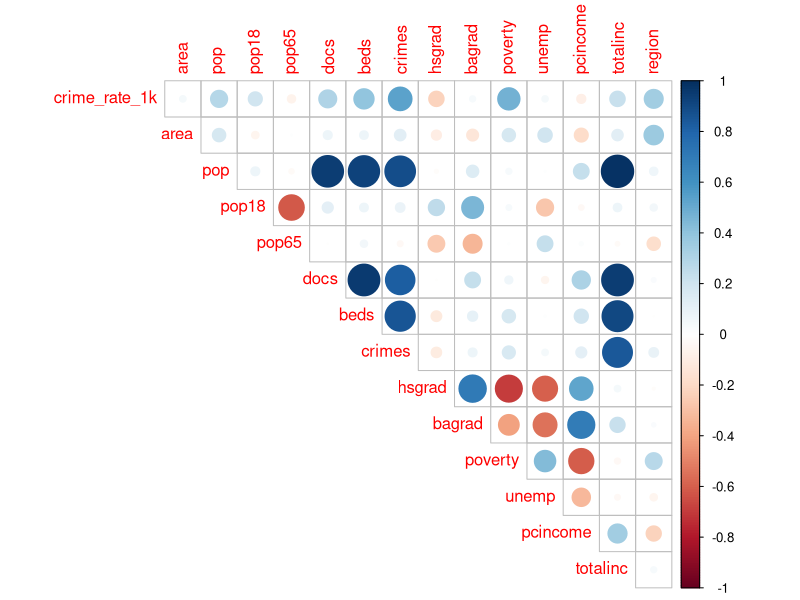
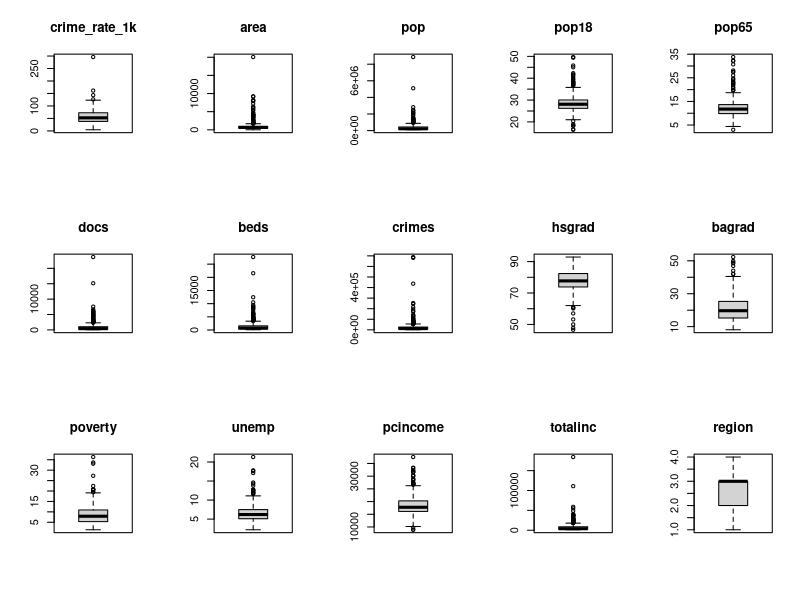
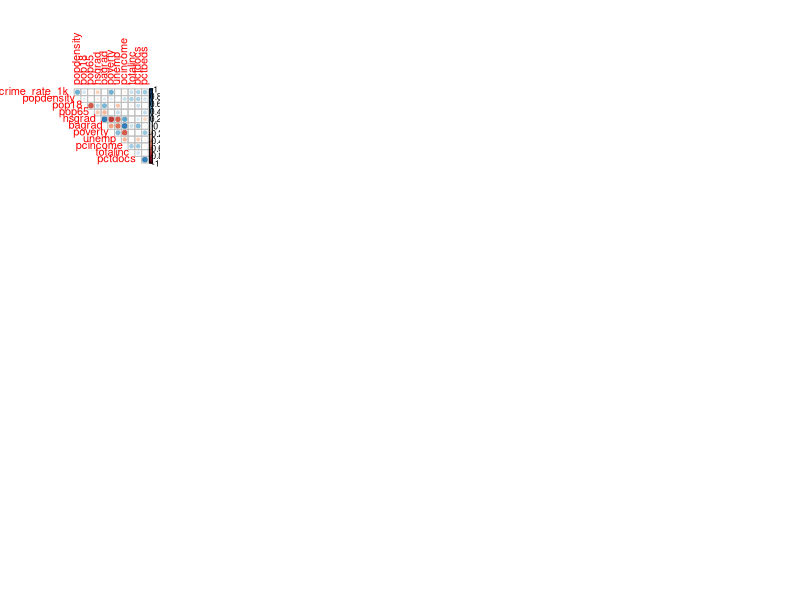
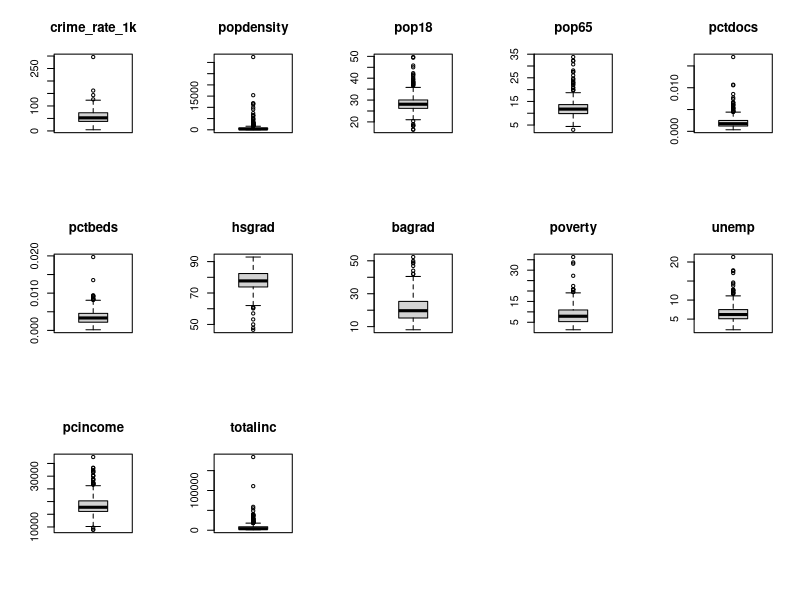

Here is the R script that generated these plots, in order:
## ---- chunk 1
library(tidyverse)
library(corrplot)
## ---- chunk 2
cdi_df = read_csv("./data/cdi.csv") %>% 
  mutate(crime_rate_1k = (crimes/pop)*1000) %>% 
  relocate(crime_rate_1k, .before = id)
         
cdi_regression_df = 
  cdi_df %>% 
  select(!(id:state))
## ---- chunk 3
#pairs(cdi_regression_df) not super informative

corrplot(cor(cdi_regression_df), type = "upper", diag = FALSE)

par(mfrow = c(3, 5))
boxplot(pull(cdi_regression_df, crime_rate_1k), main = "crime_rate_1k")
boxplot(pull(cdi_regression_df, area), main = "area")
boxplot(pull(cdi_regression_df, pop), main = "pop")
boxplot(pull(cdi_regression_df, pop18), main = "pop18")
boxplot(pull(cdi_regression_df, pop65), main = "pop65")
boxplot(pull(cdi_regression_df, docs), main = "docs")
boxplot(pull(cdi_regression_df, beds), main = "beds")
boxplot(pull(cdi_regression_df, crimes), main = "crimes")
boxplot(pull(cdi_regression_df, hsgrad), main = "hsgrad")
boxplot(pull(cdi_regression_df, bagrad), main = "bagrad")
boxplot(pull(cdi_regression_df, poverty), main = "poverty")
boxplot(pull(cdi_regression_df, unemp), main = "unemp")
boxplot(pull(cdi_regression_df, pcincome), main = "pcincome")
boxplot(pull(cdi_regression_df, totalinc), main = "totalinc")
boxplot(pull(cdi_regression_df, region), main = "region")
## ---- chunk 4
all_vars_model = lm(crime_rate_1k ~ ., data = cdi_regression_df)
summary(all_vars_model)

back_elim = update(all_vars_model, . ~ . -hsgrad)
summary(back_elim)
back_elim = update(back_elim, . ~ . -docs)
summary(back_elim)
back_elim = update(back_elim, . ~ . -unemp)
summary(back_elim)
back_elim = update(back_elim, . ~ . -pop)
summary(back_elim)
back_elim = update(back_elim, . ~ . -bagrad)
summary(back_elim)

step(all_vars_model, direction = "backward")
## ---- chunk 5
step(all_vars_model, direction = "forward")
## ---- chunk 6
step(all_vars_model, direction = "both")
## ---- chunk 7
cdi_regression_df = 
  cdi_df %>% 
  select(!(id:state), -crimes)

all_vars_model = lm(crime_rate_1k ~ ., data = cdi_regression_df)
summary(all_vars_model)

back_elim = update(all_vars_model, . ~ . -hsgrad)
summary(back_elim)
back_elim = update(back_elim, . ~ . -unemp)
summary(back_elim)
back_elim = update(back_elim, . ~ . -bagrad)
summary(back_elim)
back_elim = update(back_elim, . ~ . -docs)
summary(back_elim)
back_elim = update(back_elim, . ~ . -pop65)
summary(back_elim)

step(all_vars_model, direction = "backward")
## ---- chunk 8
cdi_regression_df = 
  cdi_df %>% 
  select(!(id:state), -crimes, -region)

all_vars_model = lm(crime_rate_1k ~ ., data = cdi_regression_df)
summary(all_vars_model)

back_elim = update(all_vars_model, . ~ . -hsgrad)
summary(back_elim)
back_elim = update(back_elim, . ~ . -bagrad)
summary(back_elim)
back_elim = update(back_elim, . ~ . -pop65)
summary(back_elim)
back_elim = update(back_elim, . ~ . -docs)
summary(back_elim)
back_elim = update(back_elim, . ~ . -area)
summary(back_elim)

step(all_vars_model, direction = "backward")
## ---- chunk 9
step(all_vars_model, direction = "forward")
## ---- chunk 10
step(all_vars_model, direction = "both")
## ---- chunk 11
cdi_df2 = read_csv("./data/cdi.csv") %>% 
  mutate(crime_rate_1k = (crimes/pop)*1000,
         popdensity = pop/area,
         pctdocs = docs/pop,
         pctbeds = beds/pop,
         region = as.factor(region),
         region = fct_recode(region, "northeast" = "1", "north_central" = "2",
                             "south" = "3", "west" = "4")) %>% 
  relocate(crime_rate_1k, .before = id) %>% 
  relocate(popdensity, .after = crime_rate_1k)

cdi_regression_df2 = 
  cdi_df2 %>% 
  select(!(id:state), -crimes, -area, -pop, -docs, -beds)
## ---- chunk 12
#pairs(cdi_regression_df) not super informative

cdi_regression_df_no_reg =
  cdi_regression_df2 %>% 
  select(-region)
  
corrplot(cor(cdi_regression_df_no_reg), type = "upper", diag = FALSE)

par(mfrow = c(3, 5))
boxplot(pull(cdi_regression_df2, crime_rate_1k), main = "crime_rate_1k")
boxplot(pull(cdi_regression_df2, popdensity), main = "popdensity")
#boxplot(pull(cdi_regression_df, area), main = "area")
#boxplot(pull(cdi_regression_df, pop), main = "pop")
boxplot(pull(cdi_regression_df2, pop18), main = "pop18")
boxplot(pull(cdi_regression_df2, pop65), main = "pop65")
boxplot(pull(cdi_regression_df2, pctdocs), main = "pctdocs")
boxplot(pull(cdi_regression_df2, pctbeds), main = "pctbeds")
#boxplot(pull(cdi_regression_df, crimes), main = "crimes")
boxplot(pull(cdi_regression_df2, hsgrad), main = "hsgrad")
boxplot(pull(cdi_regression_df2, bagrad), main = "bagrad")
boxplot(pull(cdi_regression_df2, poverty), main = "poverty")
boxplot(pull(cdi_regression_df2, unemp), main = "unemp")
boxplot(pull(cdi_regression_df2, pcincome), main = "pcincome")
boxplot(pull(cdi_regression_df2, totalinc), main = "totalinc")
#boxplot(pull(cdi_regression_df2, region), main = "region")
## ---- chunk 13
all_vars_model = lm(crime_rate_1k ~ ., data = cdi_regression_df2)
summary(all_vars_model)

back_elim = update(all_vars_model, . ~ . -pctdocs)
summary(back_elim)
back_elim = update(back_elim, . ~ . -pop65)
summary(back_elim)
back_elim = update(back_elim, . ~ . -unemp)
summary(back_elim)

step(all_vars_model, direction = "backward")
## ---- chunk 14
step(all_vars_model, direction = "forward")
## ---- chunk 15
step(all_vars_model, direction = "both")
